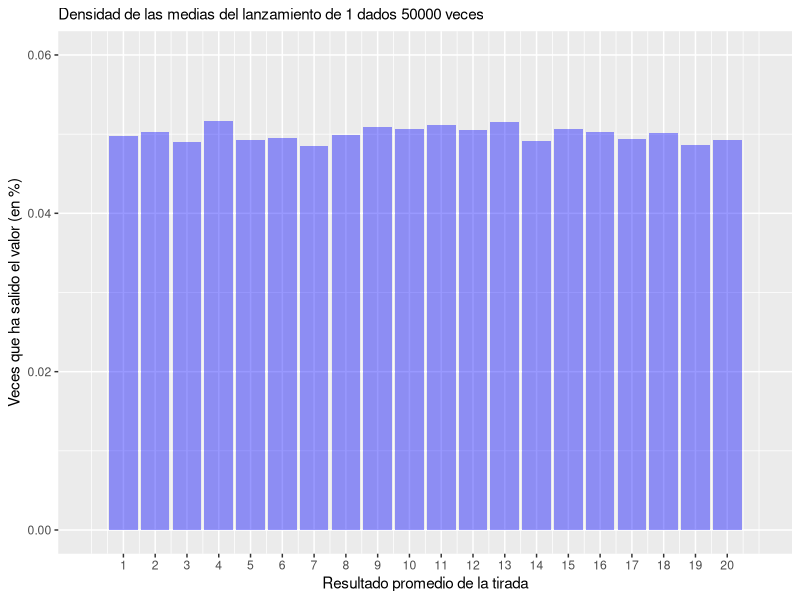
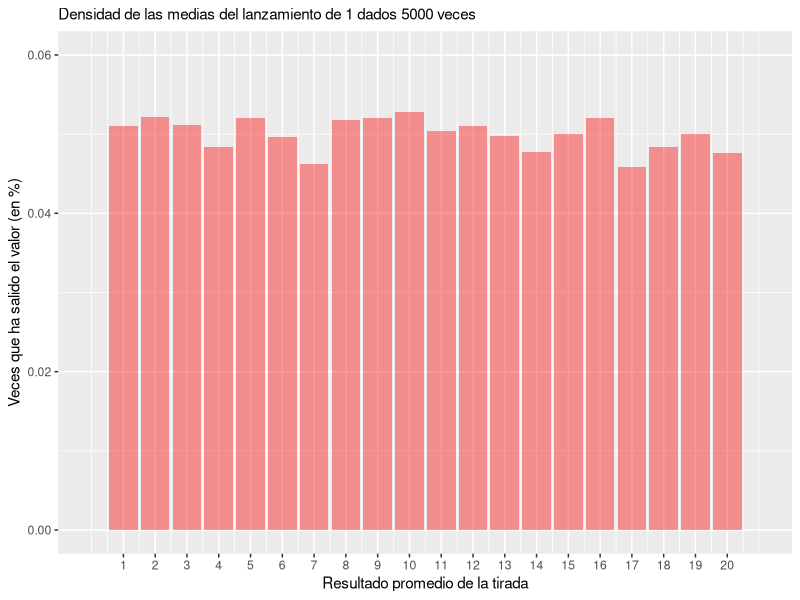
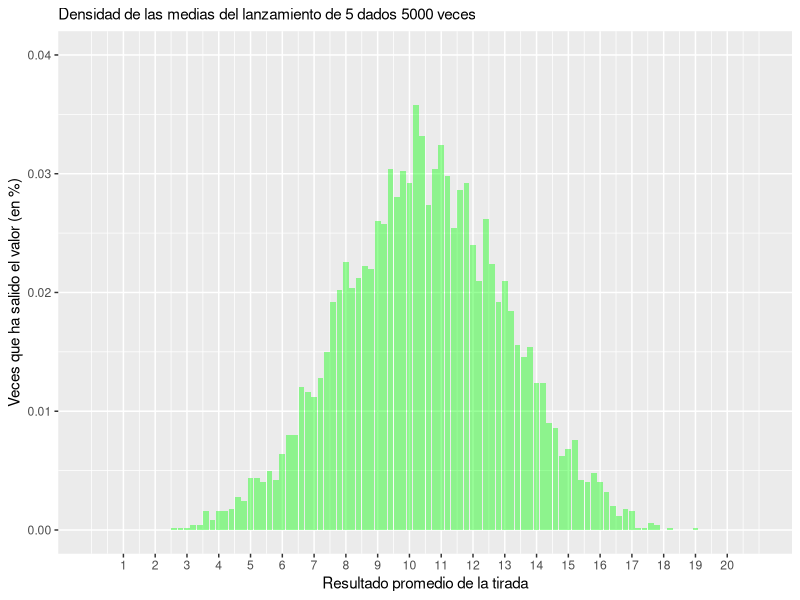
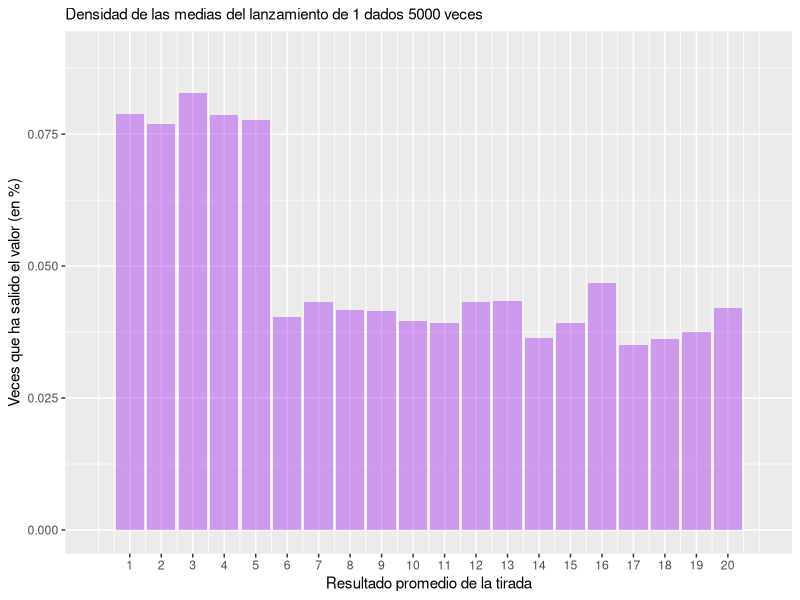
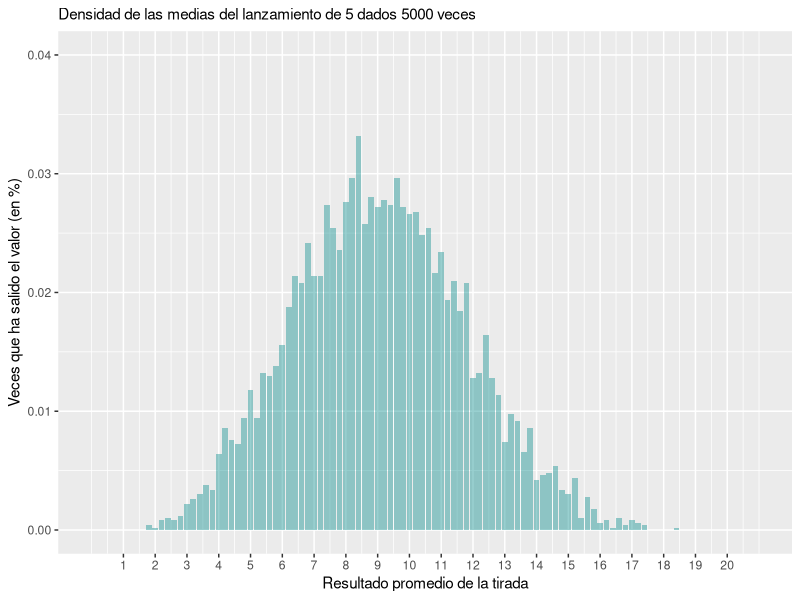

Here is the R script that generated these plots, in order:
## ---- chunk 1
# Carga paquetes necesarios
require(ggplot2)
require(stringr)
require(plyr)
## ---- chunk 2
# Crea la función aquí

roll <- function(m, n){
  set.seed(1234)
  means <- plyr::ldply(1:m, function(x){
    return(mean(sample(1:20, n, replace = TRUE)))
  }) 
}

## ---- chunk 3
# Crea el gráfico aquí

# Lanzamiento de 1 dado 50.000 veces

n_ <- 1
m_ <- 50000

g<-ggplot(roll(m = m_, n = n_),
            mapping = aes(x = V1)) +
  labs(
    subtitle = str_interp('Densidad de las medias del lanzamiento de ${n_} dados ${m_} veces'),
    x = 'Resultado promedio de la tirada',
    y = 'Veces que ha salido el valor (en %)'
  ) +
  geom_bar(aes(y = ..prop..), alpha = 0.4, fill = 'blue') +
  scale_x_continuous(
    breaks = 1:20,
    lim =  c(0, 21)
  ) +
  lims(
    y = c(0, 0.06)
  )
g

## ---- chunk 4
# Crea el gráfico aquí

# Lanzamiento de 1 dado 5000 veces
n_ <- 1
m_ <- 5000

g<-ggplot(roll(m = m_, n = n_),
            mapping = aes(x = V1)) +
  labs(
    subtitle = str_interp('Densidad de las medias del lanzamiento de ${n_} dados ${m_} veces'),
    x = 'Resultado promedio de la tirada',
    y = 'Veces que ha salido el valor (en %)'
  ) +
  geom_bar(aes(y = ..prop..), alpha = 0.4, fill = 'red') +
  scale_x_continuous(
    breaks = 1:20,
    lim =  c(0, 21)
  ) +
  lims(
    y = c(0, 0.06)
  )
g


resultado <- (sum((roll(m = m_, n = n_) > 5))/m_*100)

print(resultado)
## ---- chunk 5
# Crea el gráfico aquí

# Lanzamiento de 5 dados 5000 veces
n_ <- 5
m_ <- 5000

g<-ggplot(roll(m = m_, n = n_),
            mapping = aes(x = V1)) +
  labs(
    subtitle = str_interp('Densidad de las medias del lanzamiento de ${n_} dados ${m_} veces'),
    x = 'Resultado promedio de la tirada',
    y = 'Veces que ha salido el valor (en %)'
  ) +
  geom_bar(aes(y = ..prop..), alpha = 0.4, fill = 'green') +
  scale_x_continuous(
    breaks = 1:20,
    lim =  c(0, 21)
  ) +
  lims(
    y = c(0, 0.04)
  )
g

resultado <- (sum((roll(m = m_, n = n_) > 5))/m_*100)
print(resultado)
## ---- chunk 6
print("En el segundo escenario, ya que la curva empieza a parecerse cada vez más a una Distribución Normal y se puede observar que las colas de la distribución empiezan a situarse entre los valores 5 y 16 (aproximadamente), convirtiéndolos en los valores más probables, además que la probabilidad de que el promedio por tirada sea superior a 5 es de 98.16%")

## ---- chunk 7
# Crea la función aquí

loaded_dice <- function(m, n){
  set.seed(1234)
  means <- plyr::ldply(1:m, function(x){
    return(mean(sample(1:20, n, replace = TRUE,
                       prob = c(rep(2/25, 5), rep(1/25, 15)))))
  }) 
}

## ---- chunk 8
# Crea el gráfico aquí

# Lanzamiento de 1 dado 5000 veces

n_ <- 1
m_ <- 5000

g<-ggplot(loaded_dice(m = m_, n = n_),
            mapping = aes(x = V1)) +
  labs(
    subtitle = str_interp('Densidad de las medias del lanzamiento de ${n_} dados ${m_} veces'),
    x = 'Resultado promedio de la tirada',
    y = 'Veces que ha salido el valor (en %)'
  ) +
  geom_bar(aes(y = ..prop..), alpha = 0.4, fill = 'purple') +
  scale_x_continuous(
    breaks = 1:20,
    lim =  c(0, 21)
  ) +
  lims(
    y = c(0, 0.09)
  )
g

resultado <- (sum((loaded_dice(m = m_, n = n_) > 15))/m_*100)
print(resultado)

## ---- chunk 9
# Crea el gráfico aquí

# Lanzamiento de 5 dados 5000 veces

n_ <- 5
m_ <- 5000

g<-ggplot(loaded_dice(m = m_, n = n_),
            mapping = aes(x = V1)) +
  labs(
    subtitle = str_interp('Densidad de las medias del lanzamiento de ${n_} dados ${m_} veces'),
    x = 'Resultado promedio de la tirada',
    y = 'Veces que ha salido el valor (en %)'
  ) +
  geom_bar(aes(y = ..prop..), alpha = 0.4, fill = "cyan4") +
  scale_x_continuous(
    breaks = 1:20,
    lim =  c(0, 21)
  ) +
  lims(
    y = c(0, 0.04)
  )
g

resultado <- (sum((loaded_dice(m = m_, n = n_) > 15))/m_*100)
print(resultado)
## ---- chunk 10
print("En el primer escenario, ya que se pide que la suma de las puntuaciones de todos los dados suma más de 75.000 puntos, lo que es igual a obtener un promedio por tirada superior a 15, con lo que se obtiene una cantidad de tiradas que sí reflejan que se obtuvo en promedio 15 en cada una de ella, ya que a nivel gráfico se puede observar que los rangos van de 1 a 20 y todos se mantienen muy similares entre sí, además el promedio por tirada es debe ser superior a 15 y la probabilidad de que esto suceda es de 19.76%, mientras que en el escenario 2, es de 1.5%.")

